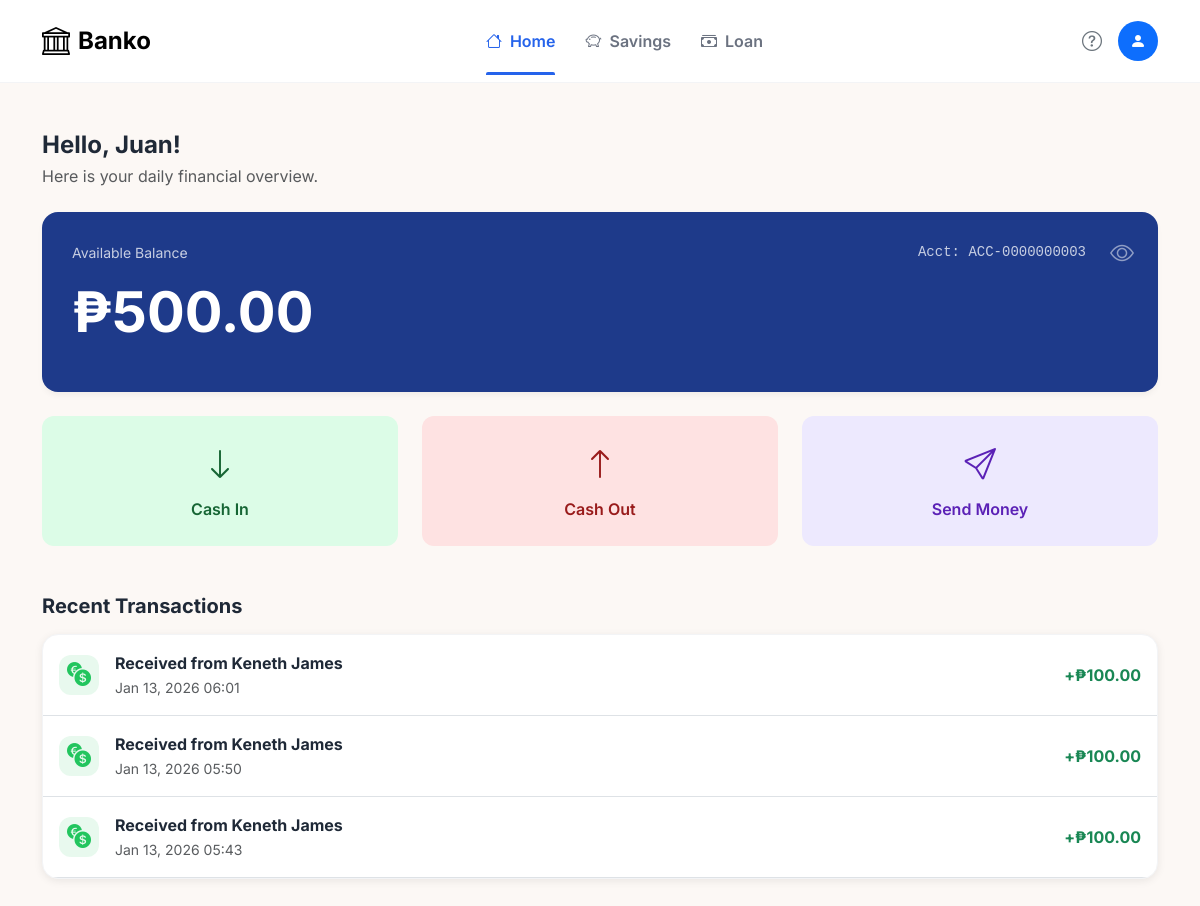
The app's page /user/user_dashboard.php (signed in) with its own data.
### tables this page shows
CREATE TABLE IF NOT EXISTS `user_accounts` (
  `ID` int NOT NULL AUTO_INCREMENT,
  `FirstName` varchar(150) NOT NULL,
  `MiddleName` varchar(150) DEFAULT NULL,
  `LastName` varchar(150) NOT NULL,
  `Email` varchar(150) DEFAULT NULL,
  `Phone` varchar(15) DEFAULT NULL,
  `Address` varchar(150) NOT NULL,
  `Birthdate` date NOT NULL,
  `Password` varchar(255) NOT NULL,
  `Img` varchar(150) NOT NULL,
  `Role` varchar(10) DEFAULT 'User',
  `Status` varchar(10) DEFAULT 'Pending',
  `Balance` decimal(10,2) DEFAULT '0.00',
  PRIMARY KEY (`ID`),
  UNIQUE KEY `Email` (`Email`),
  UNIQUE KEY `Phone` (`Phone`)
);

CREATE TABLE IF NOT EXISTS `transactions` (
  `transaction_id` int NOT NULL AUTO_INCREMENT,
  `user_id` int NOT NULL,
  `transaction_type` enum('Cash In','Cash Out','Send Money','Received Money') NOT NULL,
  `amount` decimal(15,2) NOT NULL,
  `balance_after` decimal(15,2) NOT NULL,
  `description` varchar(255) NOT NULL,
  `icon` varchar(50) DEFAULT 'bi-cash',
  `created_at` timestamp NULL DEFAULT CURRENT_TIMESTAMP,
  PRIMARY KEY (`transaction_id`),
  KEY `user_id` (`user_id`)
);

### user/php/back_end.php (called while the page is built, shortened)
<?php
$conn = new mysqli('localhost', 'root', '', 'bank_db');
$sql = "SELECT FirstName, Email, Phone, Balance FROM user_accounts WHERE ID = ?";
$stmt = $conn->prepare($sql);
$stmt->bind_param("i", $userId);
$stmt->execute();
$result = $stmt->get_result();
$user = $result->fetch_assoc();
$userName = $user['FirstName'];
$totalBalance = $user['Balance'];
$mainAccountNumber = "ACC-" . str_pad($userId, 10, "0", STR_PAD_LEFT);
$transactions = [];
$txSql = "SELECT created_at, description, amount, transaction_type, icon
          FROM transactions
          WHERE user_id = ?
          ORDER BY created_at DESC
          LIMIT 5";
$txStmt = $conn->prepare($txSql);
$txStmt->bind_param("i", $userId);
$txStmt->execute();
$txResult = $txStmt->get_result();
while ($row = $txResult->fetch_assoc()) {
    $transactions[] = [
        'created_at' => $row['created_at'],
        'desc' => $row['description'],
        'amount' => $row['amount'],
        'transaction_type' => $row['transaction_type'],
        'icon' => $row['icon']
    ];
}

### user/user_dashboard.php (the view, shortened to what this page needs)
<?php
$userId = $_SESSION['user_id'];
include 'php/back_end.php';
?>
<!doctype html>
<head>
    <link href="https://cdn.jsdelivr.net/npm/bootstrap@5.3.3/dist/css/bootstrap.min.css" rel="stylesheet">
    <link href="https://cdn.jsdelivr.net/npm/bootstrap-icons/font/bootstrap-icons.css" rel="stylesheet">
    <link rel="stylesheet" href="css/style.css">
</head>
<body>
    <nav class="navbar navbar-expand-lg sticky-top">
        <div class="container">
            <a class="navbar-brand fw-bold fs-4 d-flex align-items-center gap-2" href="#">
                <i class="bi bi-bank fs-3"></i> Banko
            </a>
            <div class="d-flex justify-content-center flex-grow-1">
                <a class="nav-link active" onclick="showSection('home', this)">
                    <i class="bi bi-house me-1"></i> Home
                </a>
                <a class="nav-link" onclick="showSection('savings', this)">
                    <i class="bi bi-piggy-bank me-1"></i> Savings
                </a>
                <a class="nav-link" onclick="showSection('loan', this)">
                    <i class="bi bi-cash-stack me-1"></i> Loan
                </a>
            </div>
            <div class="d-flex align-items-center">
                <i class="bi bi-question-circle me-3 fs-5 text-secondary cursor-pointer" data-bs-toggle="modal"
                    data-bs-target="#faqModal" title="Help"></i>
                <div class="bg-primary text-white rounded-circle d-flex align-items-center justify-content-center cursor-pointer"
                    style="width: 40px; height: 40px;" data-bs-toggle="dropdown">
                    <i class="bi bi-person-fill"></i>
                </div>
            </div>
        </div>
    </nav>
    <div class="container py-5">
        <div id="home" class="dashboard-section active">
            <h4 class="fw-bold mb-1">Hello, <?php echo $userName; ?>!</h4>
            <p class="text-muted mb-4">Here is your daily financial overview.</p>
            <div class="stat-card blue mb-4  position-relative pe-5">
                <div class="d-flex justify-content-between">
                    <small class="opacity-75">Available Balance</small>
                    <small class="opacity-75 font-monospace me-4">Acct: <?php echo $mainAccountNumber; ?></small>
                </div>
                <h1 class="fw-bold display-4 my-3" id="displayBalance">₱<?php echo number_format($totalBalance, 2); ?>
                </h1>
                <i class="bi bi-eye position-absolute top-0 end-0 m-4 fs-4 opacity-50 cursor-pointer" id="eyeIcon"
                    onclick="toggleBalance()"></i>
            </div>
            <div class="row g-4 mb-5">
                <div class="col-md-4">
                    <div class="btn-action btn-green-light" data-bs-toggle="modal" data-bs-target="#cashInModal">
                        <i class="bi bi-arrow-down fs-2 mb-2"></i>
                        <span>Cash In</span>
                    </div>
                </div>
                <div class="col-md-4">
                    <div class="btn-action btn-red-light" data-bs-toggle="modal" data-bs-target="#cashOutModal">
                        <i class="bi bi-arrow-up fs-2 mb-2"></i>
                        <span>Cash Out</span>
                    </div>
                </div>
                <div class="col-md-4">
                    <div class="btn-action btn-purple-light" data-bs-toggle="modal" data-bs-target="#sendMoneyModal">
                        <i class="bi bi-send fs-2 mb-2"></i>
                        <span>Send Money</span>
                    </div>
                </div>
            </div>
            <h5 class="fw-bold mb-3">Recent Transactions</h5>
            <div class="account-item p-0 overflow-hidden">
                <?php foreach ($transactions as $t):
                    if ($t['transaction_type'] === 'Cash In') {
                        $colorClass = 'text-success';
                        $iconClass = 'icon-green';
                        $sign = '+';
                        $icon = 'bi-wallet2';
                    } elseif ($t['transaction_type'] === 'Cash Out') {
                        $colorClass = 'text-danger';
                        $iconClass = 'icon-red';
                        $sign = '-';
                        $icon = 'bi-arrow-down-circle';
                    } elseif ($t['transaction_type'] === 'Send Money') {
                        $colorClass = 'text-primary';
                        $iconClass = 'icon-blue';
                        $sign = '-';
                        $icon = 'bi-send';
                    } elseif ($t['transaction_type'] === 'Received Money') {
                        $colorClass = 'text-success';
                        $iconClass = 'icon-green';
                        $sign = '+';
                        $icon = 'bi-currency-exchange';
                    } else {
                        $colorClass = '';
                        $iconClass = '';
                        $sign = '';
                        $icon = '';
                    }
                    ?>
                    <div class="d-flex align-items-center justify-content-between p-3 border-bottom">
                        <div class="d-flex align-items-center gap-3">
                            <div class="icon-box <?php echo $iconClass; ?>" style="width: 40px; height: 40px;">
                                <i class="bi <?php echo $icon; ?> fs-4"></i>
                            </div>
                            <div>
                                <div class="fw-bold"><?php echo htmlspecialchars($t['desc']); ?></div>
                                <small
                                    class="text-muted"><?php echo date("M d, Y H:i", strtotime($t['created_at'])); ?></small>
                            </div>
                        </div>
                        <div class="fw-bold <?php echo $colorClass; ?>">
                            <?php echo $sign; ?>₱<?php echo number_format(abs($t['amount']), 2); ?>
                        </div>
                    </div>
                <?php endforeach; ?>
            </div>
        </div>
    </div>
</body>
</html>

### user/css/style.css (style rules this page uses)
body { background-color: #fcf8f5; font-family: 'Inter', sans-serif; color: #1f2937; }
.navbar { background: white; border-bottom: 1px solid #f3f4f6; padding: 15px 0; }
.nav-link { color: #6b7280; font-weight: 600; margin: 0 15px; cursor: pointer; position: relative; transition: color 0.2s; }
.nav-link.active { color: #2563eb; }
.nav-link.active::after { content: ''; position: absolute; bottom: -22px; left: 0; width: 100%; height: 3px; background-color: #2563eb; border-radius: 2px 2px 0 0; }
.stat-card { border-radius: 16px; padding: 30px; position: relative; height: 100%; border: 1px solid #f3f4f6; box-shadow: 0 4px 6px -1px rgba(0, 0, 0, 0.05); }
.stat-card.blue { background-color: #1e3a8a; color: white; border: none; }
.account-item { background: white; border-radius: 12px; padding: 20px; border: 1px solid #f3f4f6; box-shadow: 0 2px 4px rgba(0, 0, 0, 0.02); transition: transform 0.2s; }
.icon-box { width: 48px; height: 48px; border-radius: 12px; display: flex; align-items: center; justify-content: center; font-size: 20px; }
.icon-green { background-color: #dcfce7; color: #166534; }
.btn-action { border-radius: 12px; padding: 25px 20px; text-align: center; border: none; transition: all 0.2s; font-weight: 600; height: 100%; display: flex; flex-direction: column; align-items: center; justify-content: center; }
.btn-green-light { background-color: #dcfce7; color: #166534; }
.btn-red-light { background-color: #fee2e2; color: #991b1b; }
.btn-purple-light { background-color: #ede9fe; color: #5b21b6; }
.dashboard-section { display: none; animation: fadeIn 0.3s ease-in-out; }
.dashboard-section.active { display: block; }
.cursor-pointer { cursor: pointer; }
.account-item { background: white; border-radius: 16px; box-shadow: 0 2px 8px rgba(0, 0, 0, 0.08); transition: all 0.3s ease; }
.icon-box { display: flex; align-items: center; justify-content: center; border-radius: 12px; flex-shrink: 0; }
.icon-green { background: rgba(34, 197, 94, 0.1); color: #22c55e; }
.font-monospace { font-family: 'Courier New', monospace; }

### records on screen
user_accounts: FirstName "Juan", Balance "500.00"
transactions: description "Received from Keneth James", created_at "Jan 13, 2026 06:01", transaction_type "+", amount "100.00"
transactions: description "Received from Keneth James", created_at "Jan 13, 2026 05:50", transaction_type "+", amount "100.00"
transactions: description "Received from Keneth James", created_at "Jan 13, 2026 05:43", transaction_type "+", amount "100.00"

### other values on screen
$mainAccountNumber "ACC-0000000003"
